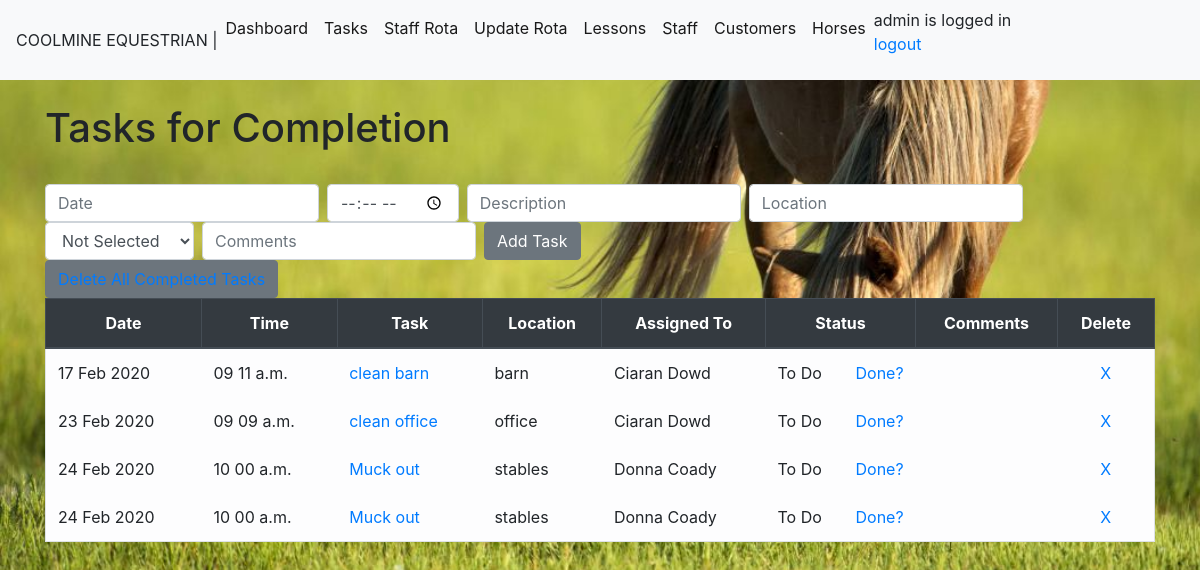
/task (signed in), run on the app's committed database.
### module_task/models.py (models this page shows, shortened)
class TaskList(models.Model):
    taskdate=models.DateField(auto_now_add=False, auto_now=False)
    tasktime=models.TimeField(auto_now_add=False, auto_now=False,blank=True,null=True)
    taskdesc = models.CharField(max_length=200)
    location= models.CharField(max_length=50)
    assingees= models.ForeignKey(StaffList,blank=True,null=True, on_delete=models.CASCADE,limit_choices_to={'termindate': None},)
    completed = models.BooleanField(default=False)
    comments=models.CharField(max_length=100,blank=True)

class StaffList(models.Model):
    staffname= models.CharField(max_length=50)
    staffdob=models.DateField(blank=True, null=True)
    staffaddress= models.CharField(max_length=200,blank=True, null=True)
    staffemail= models.EmailField(blank=True, null=True)
    staffphone=models.CharField(max_length=30,blank=True, null=True)
    staffcontract = models.CharField(null=True,max_length=20)
    startdate=models.DateField(blank=True, null=True)
    termindate =models.DateField(blank=True, null=True)
    staffqual =models.CharField(max_length=250, blank=True,null=True)

### module_task/views.py (the view)
# urls.py: path('task',views.task, name='task'),
@login_required
def task(request):
    if request.method == 'POST':
        form = TaskListForm(request.POST or None)
        form.save()
        all_tasks = TaskList.objects.all().order_by('taskdate','tasktime')
        all_staff = StaffList.objects.all
        messages.success(request, ('Task has been successfully added!'))
        return render(request,'task.html',{'all_tasks': all_tasks,'all_staff': all_staff})
    else:
        all_tasks = TaskList.objects.all().order_by('taskdate','tasktime')
        all_staff = StaffList.objects.all
        return render(request,'task.html',{'all_tasks': all_tasks,'all_staff': all_staff})

### module_task/templates/task.html (shortened to what this page needs)
{%extends 'base.html'%}
{% block content %}
<body>
<h1> Tasks for Completion</h1>
<form class="form-inline my-2 my-lg-0" method="POST">{% csrf_token %}
  <input class="form-control mr-sm-2" type="text" id="datepicker" placeholder="Date"  name="taskdate" >
  <input class="form-control mr-sm-2" type="time" aria-label="Add" name="tasktime">
  <input class="form-control mr-sm-2" type="add" placeholder="Description" aria-label="Add" name="taskdesc">
  <input class="form-control mr-sm-2" type="add" placeholder="Location" aria-label="Add" name="location">
 <select class="form-control mr-sm-2" name="assingees" id="assingees" >
  <option value="" selected="selected">Not Selected</option>
  <input class="form-control mr-sm-2" type="add" placeholder="Comments" aria-label="Add" name="comments">
  <button class="btn btn-secondary my-2 my-sm-0" type="submit">Add Task</button>
</form>
    <button class="btn btn-secondary my-2 my-sm-0" type="submit"><a href="{% url 'delallcomplete' %}">Delete All Completed Tasks</a></button>
  {% if all_tasks %}
  <table class="table table-bordered">
    <thead class="thead-dark">
      <tr>
        <th scope="col">Date</th>
        <th scope="col">Time</th>
        <th scope="col">Task</th>
        <th scope="col">Location</th>
        <th scope="col">Assigned To</th>
        <th scope="col">Status</th>
        <th scope="col">Comments</th>
        <th scope="col">Delete</th>
      </tr>
    </thead>
    <tbody>
      {% for tasks in all_tasks %}
        {% if tasks.completed %}
          <tr class="table table-secondary table-borderless">
            <td> {{tasks.taskdate|date:"d M Y"}} </td>
            <td> {{tasks.tasktime|time:"h i a"}} </td>
            <td class="strikethru"><a href="{% url 'edittask' tasks.id %}"> {{tasks.taskdesc}}</a> </td>
            <td> {{tasks.location}} </td>
            <td> {{tasks.assingees.staffname}} </td>
            <td> Done<a href="{% url 'markincomplete' tasks.id %}" style="float: right">Undo?</a></td>
            <td> {{tasks.comments}} </td>
            <td><center> <a href="{% url 'delete' tasks.id %}">X</a></center> </td>
          </tr>
        {% else %}
            <tr class="table table-borderless table-light" border-color>
              <td> {{tasks.taskdate|date:"d M Y"}} </td>
              <td> {{tasks.tasktime|time:"h i a"}} </td>
              <td> <a href="{% url 'edittask' tasks.id %}">{{tasks.taskdesc}}</a> </td>
              <td> {{tasks.location}} </td>
              <td> {{tasks.assingees.staffname}} </td>
              <td> To Do <a href="{% url 'markcomplete' tasks.id %}"style="float: right">Done?</a> </td>
              <td> {{tasks.comments}} </td>
              <td><center> <a href="{% url 'delete' tasks.id %}">X</a></center> </td>
            </tr>
        {% endif %}
      {% endfor %}
    </tbody>
  </table>
  {% endif %}
{% endblock %}

### module_task/templates/base.html (shortened to what this page needs)
{% load static %}
<!doctype html>
<html lang="en">
  <head>
    <link rel="stylesheet" href="https://stackpath.bootstrapcdn.com/bootstrap/4.3.1/css/bootstrap.min.css">
    <link rel="stylesheet" href="{% static 'css/style.css' %}">
    <link rel="stylesheet" href="{% static 'js/jquery-ui-1.12.1/jquery-ui.min.css' %}">
    <link rel="stylesheet" href="{% static 'js/jquery-ui-1.12.1/jquery-ui.structure.min.css' %}">
    <link rel="stylesheet" href="{% static 'js/jquery-ui-1.12.1/jquery-ui.theme.min.css' %}">  <link rel="stylesheet" href="//code.jquery.com/ui/1.12.1/themes/base/jquery-ui.css">
  <body>
        <nav class="navbar navbar-expand-lg navbar-light bg-light >
          <a class="navbar-brand" >COOLMINE EQUESTRIAN        |  </a>
                <div class="collapse navbar-collapse" id="navbarSupportedContent">
                  <ul class="navbar-nav mr-auto">
                    <li class="nav-item active">
                      <a class="nav-link" href="/">Dashboard <span class="sr-only">(current)</span></a>
                    </li>
                    <li class="nav-item active">
                      <a class="nav-link" href="{% url 'task' %}">Tasks</a>
                      <li class="nav-item active">
                      <a class="nav-link" href="{% url 'rotaview' %}">Staff Rota</a>
                    </li>
                     </li>
                      {% ifequal user.username "admin" %}
                      <li class="nav-item active">
                      <a class="nav-link" href="{% url 'rota' %}">Update Rota</a>
                    </li>
                      {% endifequal %}
                      <li class="nav-item active">
                      <a class="nav-link" href="{% url 'lessons' %}">Lessons</a>
                    </li>
                    {% ifequal user.username "admin" %}
                      <li class="nav-item active">
                      <a class="nav-link" href="{% url 'staff' %}">Staff</a>
                    {% endifequal %}
                    </li>
                    <li class="nav-item active">
                      <a class="nav-link" href="{% url 'people' %}">Customers</a>
                    </li>
                    <li class="nav-item active">
                      <a class="nav-link" href="{% url 'horses' %}">Horses</a>
                    </li>
                    <span style = "float: right;">
                    {% if user.is_authenticated %}
                     {{ user.username }} is logged in
                     <p><a href="{% url 'logout' %}">logout</a></p>
                    {% else %}
                      <p>You are not logged in</p>
                    {% endif %}
                    </span>
                  </ul>
                </div>
              </nav>
    <div class="container">
    {% block content %}
    {% endblock %}
    </div>

### static/css/style.css (style rules this page uses)
th { text-align: center; }
body { background-image: url( '../images/grasshorse.jpg' ); background-repeat: no-repeat; background-size: cover }

### data on the page
TaskList: taskdate "17 Feb 2020", tasktime "09 11 a.m.", taskdesc "clean barn", location "barn", assingees.staffname "Ciaran Dowd"
TaskList: taskdate "23 Feb 2020", tasktime "09 09 a.m.", taskdesc "clean office", location "office", assingees.staffname "Ciaran Dowd"
TaskList: taskdate "24 Feb 2020", tasktime "10 00 a.m.", taskdesc "Muck out", location "stables", assingees.staffname "Donna Coady"
TaskList: taskdate "24 Feb 2020", tasktime "10 00 a.m.", taskdesc "Muck out", location "stables", assingees.staffname "Donna Coady"

### other printed values
{{ user.username }} "admin"
